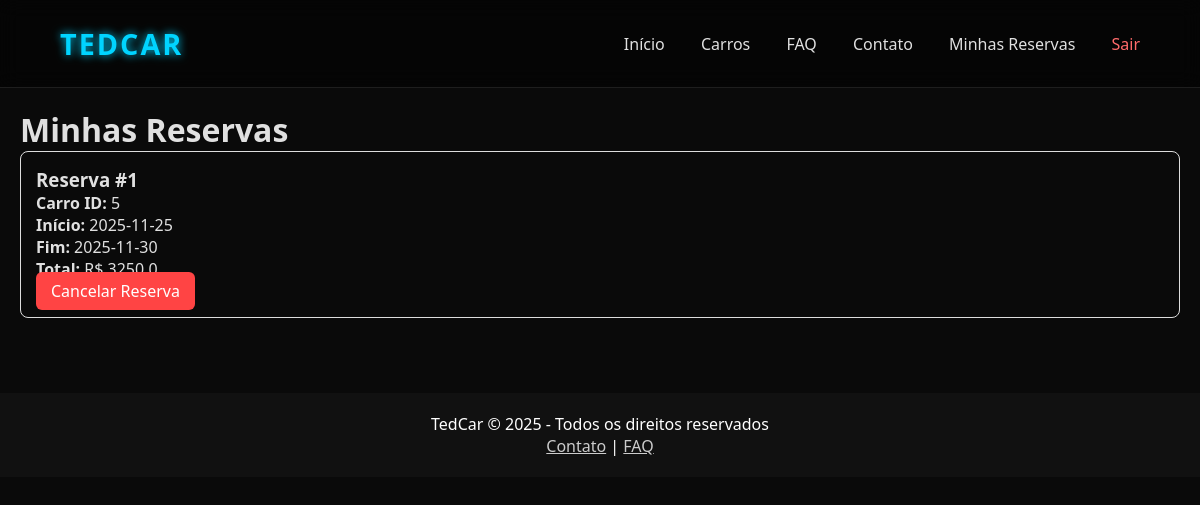
The page /my_reservations (signed in) on the database as committed earlier.
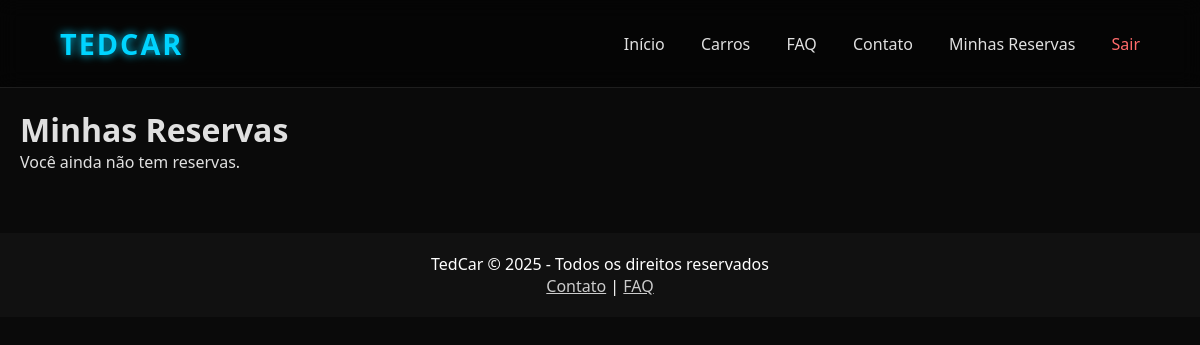
The same page on the database as committed later.
### tedcar_2.0/app.py (models this page shows)
class Reservation(db.Model):
    id = db.Column(db.Integer, primary_key=True)
    car_id = db.Column(db.Integer, db.ForeignKey('car.id'), nullable=False)
    user_id = db.Column(db.Integer, db.ForeignKey('user.id'), nullable=False)
    start_date = db.Column(db.String(20), nullable=False)
    end_date = db.Column(db.String(20), nullable=False)
    total_price = db.Column(db.Float, nullable=False)
    car = db.relationship('Car')

### tedcar_2.0/app.py (the view)
@app.route('/my_reservations')
@login_required
def my_reservations():
    reservations = Reservation.query.filter_by(user_id=current_user.id).all()
    return render_template('my_reservations.html', reservations=reservations)

### tedcar_2.0/app.py (called while the page is built)
@login_manager.user_loader
def load_user(user_id):
    return User.query.get(int(user_id))

### tedcar_2.0/templates/my_reservations.html
{% extends 'base.html' %}
{% block content %}
<h1>Minhas Reservas</h1>
{% if reservations|length == 0 %}
    <p>Você ainda não tem reservas.</p>
{% endif %}
{% for r in reservations %}
<div style="border:1px solid #ddd; padding:15px; margin-bottom:15px; border-radius:8px;">
    <h3>Reserva #{{ r.id }}</h3>
    <p><strong>Carro ID:</strong> {{ r.car_id }}</p>
    <p><strong>Início:</strong> {{ r.start_date }}</p>
    <p><strong>Fim:</strong> {{ r.end_date }}</p>
    <p><strong>Total:</strong> R$ {{ r.total_price }}</p>
    <a href="/cancel_reservation/{{ r.id }}"
       style="background:#ff4444; padding:8px 15px; color:white; text-decoration:none; border-radius:6px;">
        Cancelar Reserva
    </a>
</div>
{% endfor %}
{% endblock %}

Rows that differ between the two databases and show on the page:
removed Reservation: id "1", car_id "5", start_date "2025-11-25", end_date "2025-11-30", total_price "3250.0"
Other text that changed with them:
text now shown: "Você ainda não tem reservas."
